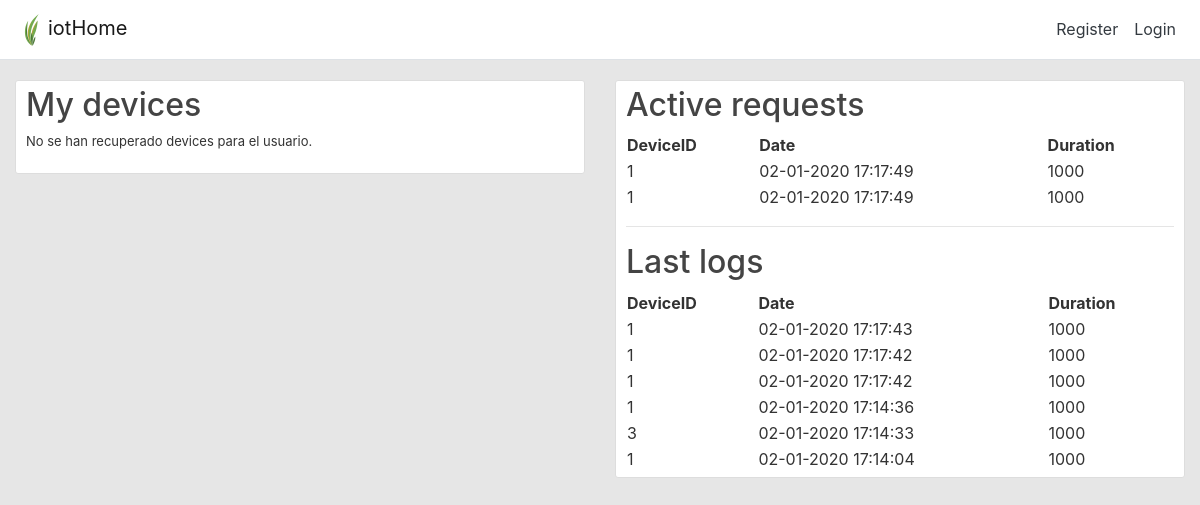
The page /check on the database as committed earlier.
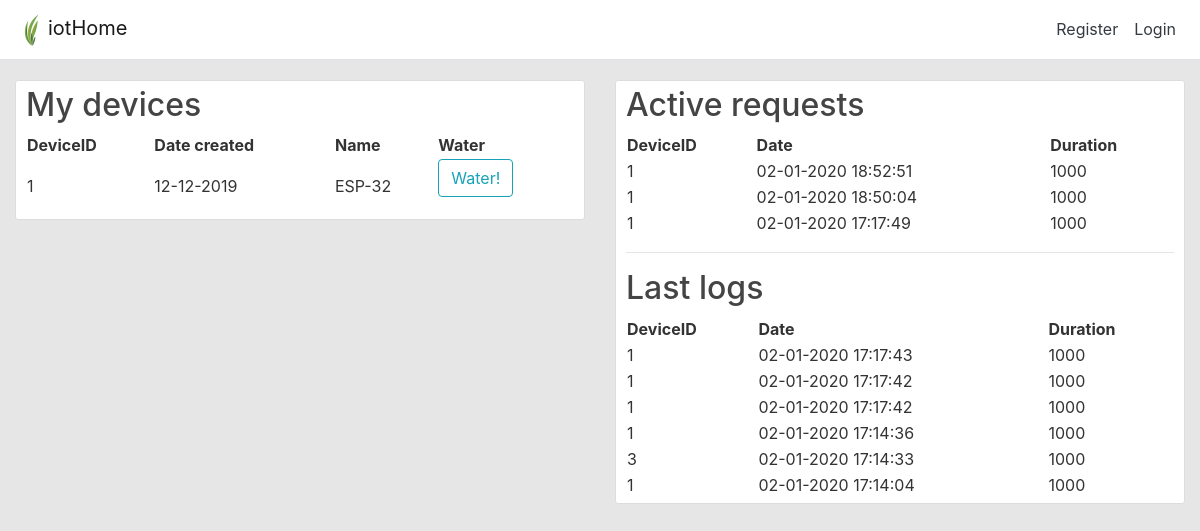
The same page on the database as committed later.
### app/models.py (models this page shows, shortened)
class WaterRequest(db.Model):
    id = db.Column(db.Integer, primary_key=True)
    date_created = db.Column(db.DateTime, nullable=False, default=datetime.utcnow)
    status = db.Column(db.Boolean, nullable=False)
    duration = db.Column(db.Integer, nullable=False)
    device_id = db.Column(db.Integer, db.ForeignKey('device.id'), nullable=False, index=True)

class WaterLog(db.Model):
    id = db.Column(db.Integer, primary_key=True)
    date_created = db.Column(db.DateTime, nullable=False, default=datetime.utcnow)
    duration = db.Column(db.Integer, nullable=False)
    device_id = db.Column(db.Integer, db.ForeignKey('device.id'), nullable=False, index=True)

class Device(db.Model):
    id = db.Column(db.Integer, primary_key=True)
    date_created = db.Column(db.DateTime, nullable=False, default=datetime.utcnow)
    name = db.Column(db.String(100), nullable=False)
    user_id = db.Column(db.Integer, db.ForeignKey('user.id'), nullable=False, index=True)

### app/water/routes.py (the view)
@water.route("/check",methods=['GET','POST'])
def check():
    requests = WaterRequest.query.filter_by(status=True).order_by(WaterRequest.date_created.desc()).all()
    devices = Device.query.all()
    logs = WaterLog.query.order_by(WaterLog.date_created.desc()).all()
    form = WaterForm()
    if form.validate_on_submit():
        request = WaterRequest(duration=1000,device_id=1,status=True)
        db.session.add(request)
        db.session.commit()
        return redirect(url_for('water.check'))
    return render_template('water.html',
                            title='iotHome',
                            requests=requests,
                            logs=logs,
                            form=form,
                            devices=devices)

### app/water/forms.py
class WaterForm(FlaskForm):
    submit = SubmitField('Water!')

### app/templates/water.html (shortened to what this page needs)
{% extends "base.html" %}
{% block content %}
<div class="row">
    <div class="col-md-6">
      <div class="chart-container content-section">
        <h2>My devices</h2>
        {% if devices.__len__() == 0%}
            <p>No se han recuperado devices para el usuario.</p>
        {% else %}
        <table style="width:100%">
          <tr>
              <th>DeviceID</th>
              <th>Date created</th>
              <th>Name</th>
              <th>Water</th>
          </tr>
          {% for device in devices %}
          <tr>
            <td>{{device.id}}</td>
            <td>{{device.date_created.strftime('%d-%m-%Y')}}</td>
            <td>{{device.name}}</td>
            <td>
              <form method="POST" action="">
                <div class="form-group">
                    {{form.submit(class="btn btn-outline-info")}}
                </div>
              </form>
            </td>
          </tr>
          {% endfor %}
        </table>
        {% endif %}
      </div>
    </div>
    <div class="col-md-6">
      <div class="chart-container content-section">
        <h2>Active requests</h2>
        {% if requests.__len__() == 0%}
            <p>No se han recuperado requests para el usuario.</p>
        {% else %}
        <table style="width:100%">
          <tr>
              <th>DeviceID</th>
              <th>Date</th>
              <th>Duration</th>
          </tr>
          {% for request in requests %}
          <tr>
            <td>{{request.device_id}}</td>
            <td>{{request.date_created.strftime('%d-%m-%Y  %H:%M:%S')}}</td>
            <td>{{request.duration}}</td>
          </tr>
          {% endfor %}
        </table>
        {% endif %}
        <hr>
        <h2>Last logs</h2>
        {% if logs.__len__() == 0%}
            <p>No se han recuperado requests para el usuario.</p>
        {% else %}
        <table style="width:100%">
          <tr>
              <th>DeviceID</th>
              <th>Date</th>
              <th>Duration</th>
          </tr>
          {% for log in logs %}
          <tr>
              <td>{{log.device_id}}</td>
              <td>{{log.date_created.strftime('%d-%m-%Y  %H:%M:%S')}}</td>
              <td>{{log.duration}}</td>
          </tr>
          {% endfor %}
        </table>
        {% endif %}
      </div>
    </div>
  </div>
{% endblock %}

Rows that differ between the two databases and show on the page:
no longer on this page (row edited): WaterRequest: device_id "1", date_created "02-01-2020 17:17:49", duration "1000"
added Device: id "1", date_created "12-12-2019", name "ESP-32"
added WaterRequest: device_id "1", date_created "02-01-2020 18:52:51", duration "1000"
added WaterRequest: device_id "1", date_created "02-01-2020 18:50:04", duration "1000"
Other text that changed with them:
text no longer shown: "No se han recuperado devices para el usuario."
text now shown: "DeviceID Date created Name Water"
